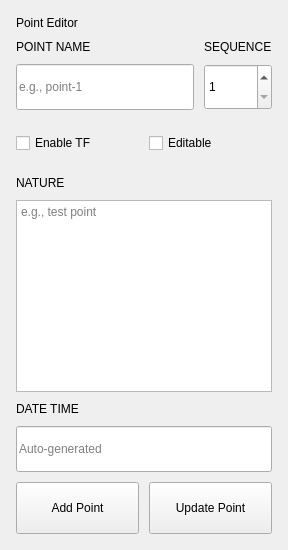
            <widget class="QFrame" name="pointEditorCard">
             <layout class="QVBoxLayout" name="pointEditorLayout">
              <property name="spacing"><number>10</number></property>
              <property name="leftMargin"><number>16</number></property>
              <property name="rightMargin"><number>16</number></property>
              <property name="topMargin"><number>16</number></property>
              <property name="bottomMargin"><number>16</number></property>
              <item>
               <widget class="QLabel" name="pointEditorTitle">
                <property name="text"><string>Point Editor</string></property>
                <property name="class" stdset="0"><string notr="true">cardTitle</string></property>
               </widget>
              </item>
              <item>
               <layout class="QHBoxLayout" name="nameSeqLayout">
                <property name="spacing"><number>10</number></property>
                <item>
                 <layout class="QVBoxLayout" name="nameFieldLayout">
                  <item>
                   <widget class="QLabel" name="pointNameLabel">
                    <property name="text"><string>POINT NAME</string></property>
                    <property name="class" stdset="0"><string notr="true">fieldLabel</string></property>
                   </widget>
                  </item>
                  <item>
                   <widget class="QLineEdit" name="pointNameInput">
                    <property name="placeholderText"><string>e.g., point-1</string></property>
                    <property name="minimumSize">
                     <size>
                      <width>0</width>
                      <height>46</height>
                     </size>
                    </property>
                   </widget>
                  </item>
                 </layout>
                </item>
                <item>
                 <layout class="QVBoxLayout" name="seqFieldLayout">
                  <item>
                   <widget class="QLabel" name="sequenceLabel">
                    <property name="text"><string>SEQUENCE</string></property>
                    <property name="class" stdset="0"><string notr="true">fieldLabel</string></property>
                   </widget>
                  </item>
                  <item>
                   <widget class="QSpinBox" name="sequenceInput">
                    <property name="minimum"><number>1</number></property>
                    <property name="maximum"><number>9999</number></property>
                    <property name="minimumSize">
                     <size>
                      <width>0</width>
                      <height>46</height>
                     </size>
                    </property>
                   </widget>
                  </item>
                 </layout>
                </item>
               </layout>
              </item>
              <item>
               <layout class="QHBoxLayout" name="togglesLayout">
                <property name="spacing"><number>10</number></property>
                <item>
                 <widget class="QCheckBox" name="enableTfCheck">
                  <property name="text"><string>Enable TF</string></property>
                  <property name="minimumSize">
                   <size>
                    <width>0</width>
                    <height>46</height>
                   </size>
                  </property>
                 </widget>
                </item>
                <item>
                 <widget class="QCheckBox" name="editableCheck">
                  <property name="text"><string>Editable</string></property>
                  <property name="minimumSize">
                   <size>
                    <width>0</width>
                    <height>46</height>
                   </size>
                  </property>
                 </widget>
                </item>
               </layout>
              </item>
              <item>
               <widget class="QLabel" name="natureLabel">
                <property name="text"><string>NATURE</string></property>
                <property name="class" stdset="0"><string notr="true">fieldLabel</string></property>
               </widget>
              </item>
              <item>
               <widget class="QPlainTextEdit" name="natureInput">
                <property name="placeholderText"><string>e.g., test point</string></property>
                <property name="minimumSize">
                 <size>
                  <width>0</width>
                  <height>86</height>
                 </size>
                </property>
               </widget>
              </item>
              <item>
               <widget class="QLabel" name="dateTimeLabel">
                <property name="text"><string>DATE TIME</string></property>
                <property name="class" stdset="0"><string notr="true">fieldLabel</string></property>
               </widget>
              </item>
              <item>
               <widget class="QLineEdit" name="dateTimeInput">
                <property name="placeholderText"><string>Auto-generated</string></property>
                <property name="readOnly"><bool>true</bool></property>
                <property name="minimumSize">
                 <size>
                  <width>0</width>
                  <height>46</height>
                 </size>
                </property>
               </widget>
              </item>
              <item>
               <layout class="QHBoxLayout" name="editorActionsLayout">
                <property name="spacing"><number>10</number></property>
                <item>
                 <widget class="QPushButton" name="addPointButton">
                  <property name="text"><string>Add Point</string></property>
                  <property name="class" stdset="0"><string notr="true">btnBlue</string></property>
                  <property name="minimumSize">
                   <size>
                    <width>0</width>
                    <height>52</height>
                   </size>
                  </property>
                 </widget>
                </item>
                <item>
                 <widget class="QPushButton" name="updatePointButton">
                  <property name="text"><string>Update Point</string></property>
                  <property name="class" stdset="0"><string notr="true">btnMuted</string></property>
                  <property name="minimumSize">
                   <size>
                    <width>0</width>
                    <height>52</height>
                   </size>
                  </property>
                 </widget>
                </item>
               </layout>
              </item>
             </layout>
            </widget>
